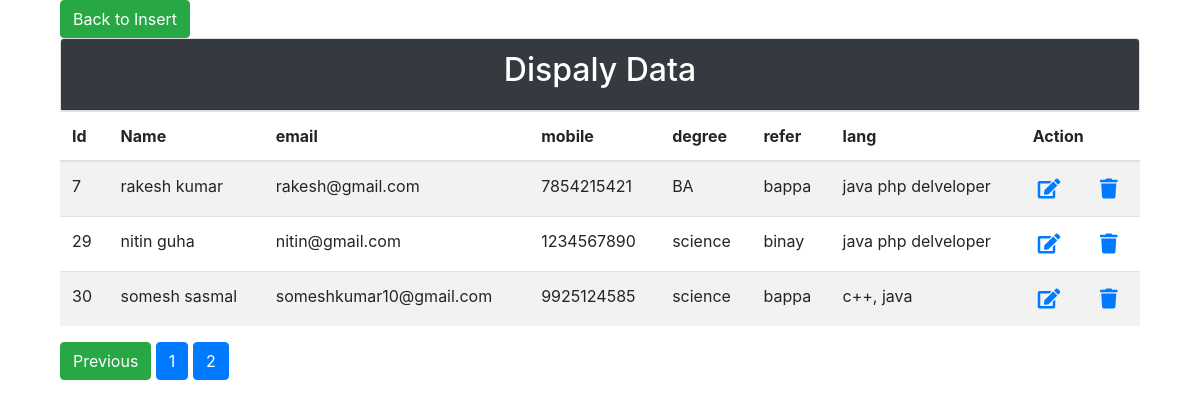
The app's page /display.php?page=3 with its own data.
### tables this page shows
CREATE TABLE `student` (
  `id` int(11) NOT NULL,
  `name` varchar(255) NOT NULL,
  `email` varchar(255) NOT NULL,
  `mobile` varchar(200) NOT NULL,
  `degree` varchar(255) NOT NULL,
  `refer` varchar(255) NOT NULL,
  `lang` varchar(255) NOT NULL
);

### display.php (the view, shortened to what this page needs)
<?php
include('config.php');
if(isset($_GET['page']))
{
$page = $_GET['page'];
}else{
  $page=1;
}
$num_per_page = 03;
$start_from = ($page-1)*03;
$query = "SELECT * FROM student limit $start_from, $num_per_page";
$result =mysqli_query($con,$query);
?>
<!DOCTYPE html>
<html>
<head>
  <link rel="stylesheet" href="https://maxcdn.bootstrapcdn.com/bootstrap/4.4.1/css/bootstrap.min.css">
  <link rel="stylesheet" type="text/css" href="https://cdnjs.cloudflare.com/ajax/libs/font-awesome/5.13.0/css/all.min.css">
</head>
<body>
    <div class="container">
    	 <div class="col-lg-12">
    	 	 <table class="table table-hover table table-striped">
    	 	 	<a href="index.php" class="btn btn-success">Back to Insert</a>
    	    <div class="card">
              <div class="card-header bg-dark">
                   <h2 class="text-white text-center">Dispaly Data</h2>
              </div>
          </div>
    	 	 	<thead>
    	 	 		<tr>
    	 	 			<th>Id</th>
    	 	 			<th>Name</th>
    	 	 			<th>email</th>
    	 	 			<th>mobile</th>
    	 	 			<th>degree</th>
    	 	 			<th>refer</th>
    	 	 			<th>lang</th>
    	 	 			<th colspan="2">Action</th>
    	 	 		</tr>
    	 	 	</thead>
    	 	 	<tbody>
    	 	 		<?php
                  while($row = mysqli_fetch_assoc($result)){
    	 	 		?>
    	 	 		<tr>
    	 	 			<td><?php echo $row['id'];        ?></td>
    	 	 			<td><?php echo $row['name'];      ?></td>
    	 	 			<td><?php echo $row['email'] ;    ?></td>
    	 	 			<td><?php echo $row['mobile'] ;   ?></td>
    	 	 			<td><?php echo $row['degree'] ;   ?></td>
    	 	 			<td><?php echo $row['refer'] ;    ?></td>
    	 	 			<td><?php echo $row['lang'] ;     ?></td>
    	 	 			<td><a href="update.php?id=<?php echo $row['id']; ?>"><i class="fa fa-edit"></i></a></td>
    	 	 			<td><a href="delete.php?id=<?php echo $row['id']; ?>"><i class="fa fa-trash"></i></a></td>
    	 	 		</tr>
    	 	 		<?php
                    }
    	 	 		?>
    	 	 	</tbody>
    	 	 </table>
            <?php
        $pr_query = "select * from student";
        $pr_result =mysqli_query($con,$pr_query);
        $total_record =mysqli_num_rows($pr_result);
        $total_page = ceil($total_record/$num_per_page);
        if($page>1){
        echo'<a href="display.php?page='.($page-1).'" class="btn btn-success">Previous</a> ';
        }
        for($i=1;$i<$total_page;$i++){
        echo'<a href="display.php?page='.$i.'" class="btn btn-primary">'.$i.'</a> ';
        }
        ?>
    	 </div>
    </div>
</body>
</html>

### display.php (style rules this page uses)
.fa { font-size: 20px; padding: 5px; }

### records on screen
student: id "7", name "rakesh kumar", email "rakesh@gmail.com", mobile "7854215421", degree "BA", refer "bappa", lang "java php delveloper"
student: id "29", name "nitin guha", email "nitin@gmail.com", mobile "1234567890", degree "science", refer "binay", lang "java php delveloper"
student: id "30", name "somesh sasmal", email "someshkumar10@gmail.com", mobile "9925124585", degree "science", refer "bappa", lang "c++, java"
